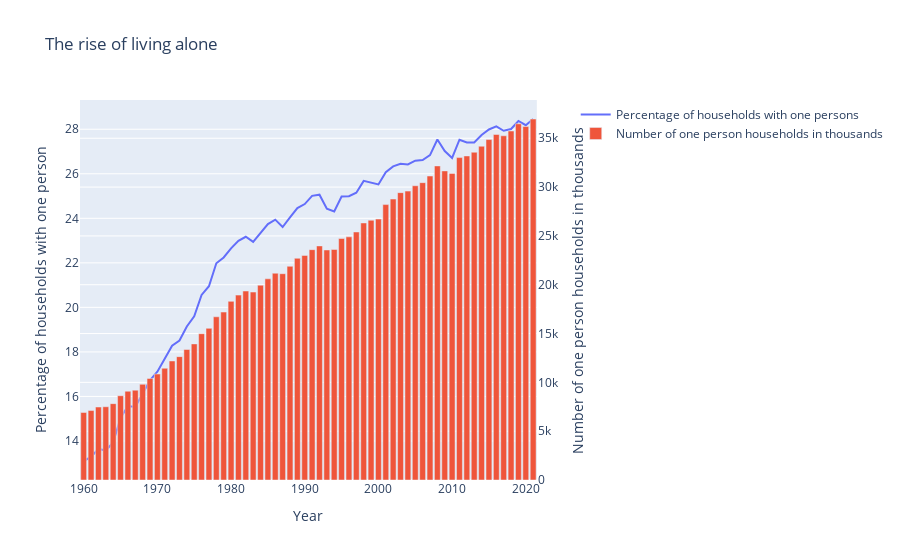

This figure's notebook cell:
### Code cell
fig = make_subplots(specs=[[{"secondary_y": True}]])

#Add traces
fig.add_trace(go.Scatter(x=Number_of_people_per_household['Year'],y=Number_of_people_per_household['Percentage of households with one persons'],name='Percentage of households with one persons'),secondary_y=False)
fig.add_trace(go.Bar(x=Number_of_people_per_household['Year'],y=Number_of_people_per_household['One'],name='Number of one person households in thousands'),secondary_y=True)

#Title
fig.update_layout(title_text='The rise of living alone',height=500)

#X-axis title
fig.update_xaxes(title_text='Year')

#Y-axis titles
fig.update_yaxes(title_text='Percentage of households with one person',secondary_y=False)
fig.update_yaxes(title_text='Number of one person households in thousands',secondary_y=True)

fig.show()

### Figure 1 — Plotly figure (JSON) as saved in the notebook; plotly's stock layout.template omitted (floating-point values rounded to 4 significant figures)
{"data": [{"name": "Percentage of households with one persons", "type": "scatter", "x": [1960, 1961, 1962, 1963, 1964, 1965, 1966, 1967, 1968, 1969, 1970, 1971, 1972, 1973, 1974, 1975, 1976, 1977, 1978, 1979, 1980, 1981, 1982, 1983, 1984, 1985, 1986, 1987, 1988, 1989, 1990, 1991, 1992, 1993, 1994, 1995, 1996, 1997, 1998, 1999, 2000, 2001, 2002, 2003, 2004, 2005, 2006, 2007, 2008, 2009, 2010, 2011, 2012, 2013, 2014, 2015, 2016, 2017, 2018, 2019, 2020, 2021, null, null], "xaxis": "x", "y": [13.1, 13.28, 13.65, 13.57, 13.93, 15.03, 15.57, 15.53, 16.12, 16.72, 17.11, 17.67, 18.28, 18.51, 19.14, 19.6, 20.56, 20.95, 21.98, 22.24, 22.65, 22.99, 23.17, 22.94, 23.36, 23.74, 23.94, 23.61, 24.04, 24.46, 24.64, 25.01, 25.06, 24.43, 24.31, 24.98, 24.99, 25.15, 25.68, 25.61, 25.52, 26.07, 26.33, 26.45, 26.42, 26.59, 26.62, 26.84, 27.54, 27.02, 26.71, 27.53, 27.41, 27.41, 27.74, 27.99, 28.13, 27.93, 28.01, 28.37, 28.18, 28.46, null, null], "yaxis": "y"}, {"name": "Number of one person households in thousands", "type": "bar", "x": [1960, 1961, 1962, 1963, 1964, 1965, 1966, 1967, 1968, 1969, 1970, 1971, 1972, 1973, 1974, 1975, 1976, 1977, 1978, 1979, 1980, 1981, 1982, 1983, 1984, 1985, 1986, 1987, 1988, 1989, 1990, 1991, 1992, 1993, 1994, 1995, 1996, 1997, 1998, 1999, 2000, 2001, 2002, 2003, 2004, 2005, 2006, 2007, 2008, 2009, 2010, 2011, 2012, 2013, 2014, 2015, 2016, 2017, 2018, 2019, 2020, 2021, null, null], "xaxis": "x", "y": [6917, 7112, 7473, 7501, 7821, 8631, 9093, 9200, 9802, 10401, 10851, 11446, 12189, 12635, 13368, 13939, 14983, 15532, 16715, 17201, 18296, 18936, 19354, 19250, 19954, 20602, 21178, 21128, 21889, 22708, 22999, 23590, 23974, 23558, 23611, 24732, 24900, 25402, 26327, 26606, 26724, 28207, 28775, 29431, 29586, 30137, 30453, 31132, 32167, 31657, 31399, 33020, 33188, 33570, 34185, 34866, 35388, 35252, 35740, 36479, 36198, 36972, null, null], "yaxis": "y2"}], "layout": {"autosize": true, "title": {"text": "The rise of living alone"}, "xaxis": {"anchor": "y", "autorange": true, "domain": [0, 0.94], "range": [1960.0, 2022.0], "title": {"text": "Year"}, "type": "linear"}, "yaxis": {"anchor": "x", "autorange": true, "domain": [0, 1], "range": [12.25, 29.31], "title": {"text": "Percentage of households with one person"}, "type": "linear"}, "yaxis2": {"anchor": "x", "autorange": true, "overlaying": "y", "range": [0, 38920.0], "side": "right", "title": {"text": "Number of one person households in thousands"}, "type": "linear"}}}
